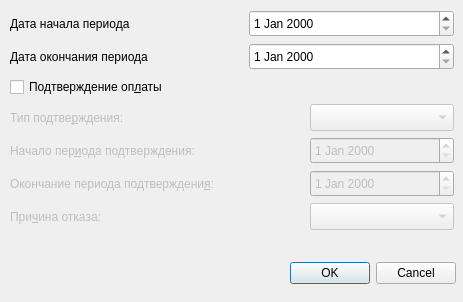
<?xml version="1.0" encoding="UTF-8"?>
<ui version="4.0">
 <class>ReportDDStudentsResultsSetupDialog</class>
 <widget class="QDialog" name="ReportDDStudentsResultsSetupDialog">
  <property name="geometry">
   <rect>
    <x>0</x>
    <y>0</y>
    <width>463</width>
    <height>302</height>
   </rect>
  </property>
  <property name="windowTitle">
   <string>Dialog</string>
  </property>
  <widget class="CDateEdit" name="edtBegDate">
   <property name="geometry">
    <rect>
     <x>249</x>
     <y>10</y>
     <width>205</width>
     <height>27</height>
    </rect>
   </property>
  </widget>
  <widget class="CDateEdit" name="edtEndDate">
   <property name="geometry">
    <rect>
     <x>249</x>
     <y>43</y>
     <width>205</width>
     <height>27</height>
    </rect>
   </property>
  </widget>
  <widget class="QLabel" name="lblEndDate">
   <property name="geometry">
    <rect>
     <x>10</x>
     <y>43</y>
     <width>233</width>
     <height>27</height>
    </rect>
   </property>
   <property name="text">
    <string>Дата окончания периода</string>
   </property>
   <property name="buddy">
    <cstring>edtEndDate</cstring>
   </property>
  </widget>
  <widget class="QLabel" name="lblBegDate">
   <property name="geometry">
    <rect>
     <x>10</x>
     <y>10</y>
     <width>233</width>
     <height>27</height>
    </rect>
   </property>
   <property name="text">
    <string>Дата начала периода</string>
   </property>
   <property name="buddy">
    <cstring>edtBegDate</cstring>
   </property>
  </widget>
  <widget class="QLabel" name="lblPodtver">
   <property name="enabled">
    <bool>false</bool>
   </property>
   <property name="geometry">
    <rect>
     <x>10</x>
     <y>104</y>
     <width>143</width>
     <height>27</height>
    </rect>
   </property>
   <property name="text">
    <string>Тип подтве&amp;рждения:</string>
   </property>
   <property name="buddy">
    <cstring>cmbPodtver</cstring>
   </property>
  </widget>
  <widget class="QLabel" name="lblBegDatePodtver">
   <property name="enabled">
    <bool>false</bool>
   </property>
   <property name="geometry">
    <rect>
     <x>10</x>
     <y>137</y>
     <width>233</width>
     <height>27</height>
    </rect>
   </property>
   <property name="text">
    <string>Начало пер&amp;иода подтверждения:</string>
   </property>
   <property name="buddy">
    <cstring>edtBegDatePodtver</cstring>
   </property>
  </widget>
  <widget class="QComboBox" name="cmbPodtver">
   <property name="enabled">
    <bool>false</bool>
   </property>
   <property name="geometry">
    <rect>
     <x>310</x>
     <y>104</y>
     <width>144</width>
     <height>27</height>
    </rect>
   </property>
  </widget>
  <widget class="CDateEdit" name="edtEndDatePodtver">
   <property name="enabled">
    <bool>false</bool>
   </property>
   <property name="geometry">
    <rect>
     <x>310</x>
     <y>170</y>
     <width>144</width>
     <height>27</height>
    </rect>
   </property>
  </widget>
  <widget class="CRBComboBox" name="cmbRefuseType">
   <property name="enabled">
    <bool>false</bool>
   </property>
   <property name="geometry">
    <rect>
     <x>310</x>
     <y>203</y>
     <width>144</width>
     <height>27</height>
    </rect>
   </property>
  </widget>
  <widget class="QLabel" name="lblRefuseType">
   <property name="enabled">
    <bool>false</bool>
   </property>
   <property name="geometry">
    <rect>
     <x>10</x>
     <y>203</y>
     <width>143</width>
     <height>27</height>
    </rect>
   </property>
   <property name="text">
    <string>При&amp;чина отказа:</string>
   </property>
   <property name="buddy">
    <cstring>cmbRefuseType</cstring>
   </property>
  </widget>
  <widget class="QCheckBox" name="chkPodtver">
   <property name="geometry">
    <rect>
     <x>10</x>
     <y>76</y>
     <width>233</width>
     <height>22</height>
    </rect>
   </property>
   <property name="text">
    <string>Подтверждение оп&amp;латы</string>
   </property>
  </widget>
  <widget class="CDateEdit" name="edtBegDatePodtver">
   <property name="enabled">
    <bool>false</bool>
   </property>
   <property name="geometry">
    <rect>
     <x>310</x>
     <y>137</y>
     <width>144</width>
     <height>27</height>
    </rect>
   </property>
  </widget>
  <widget class="QLabel" name="lblEndDatePodtver">
   <property name="enabled">
    <bool>false</bool>
   </property>
   <property name="geometry">
    <rect>
     <x>10</x>
     <y>170</y>
     <width>294</width>
     <height>27</height>
    </rect>
   </property>
   <property name="text">
    <string>Окончание периода подтверждени&amp;я:</string>
   </property>
   <property name="buddy">
    <cstring>edtEndDatePodtver</cstring>
   </property>
  </widget>
  <widget class="QDialogButtonBox" name="buttonBox">
   <property name="geometry">
    <rect>
     <x>280</x>
     <y>260</y>
     <width>176</width>
     <height>27</height>
    </rect>
   </property>
   <property name="standardButtons">
    <set>QDialogButtonBox::Cancel|QDialogButtonBox::Ok</set>
   </property>
  </widget>
 </widget>
 <customwidgets>
  <customwidget>
   <class>CDateEdit</class>
   <extends>QDateEdit</extends>
   <header>library/DateEdit</header>
  </customwidget>
  <customwidget>
   <class>CRBComboBox</class>
   <extends>QComboBox</extends>
   <header>library/crbcombobox.h</header>
  </customwidget>
 </customwidgets>
 <resources/>
 <connections>
  <connection>
   <sender>buttonBox</sender>
   <signal>accepted()</signal>
   <receiver>ReportDDStudentsResultsSetupDialog</receiver>
   <slot>accept()</slot>
   <hints>
    <hint type="sourcelabel">
     <x>377</x>
     <y>283</y>
    </hint>
    <hint type="destinationlabel">
     <x>235</x>
     <y>237</y>
    </hint>
   </hints>
  </connection>
  <connection>
   <sender>buttonBox</sender>
   <signal>rejected()</signal>
   <receiver>ReportDDStudentsResultsSetupDialog</receiver>
   <slot>reject()</slot>
   <hints>
    <hint type="sourcelabel">
     <x>377</x>
     <y>283</y>
    </hint>
    <hint type="destinationlabel">
     <x>235</x>
     <y>237</y>
    </hint>
   </hints>
  </connection>
 </connections>
</ui>
